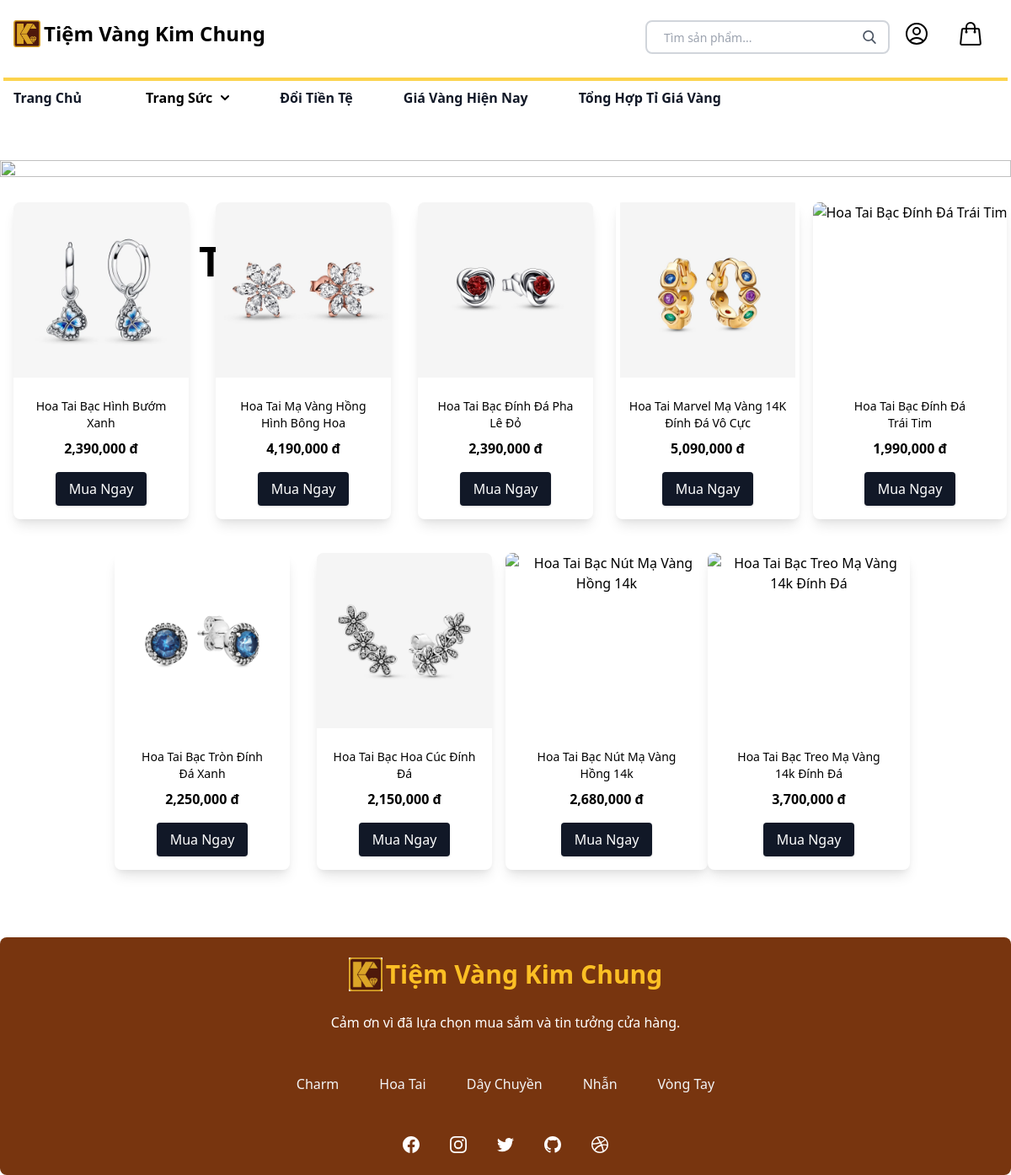
Screenshot of /home/hoatai.php with the database file from the repository.
### tables this page shows
CREATE TABLE `sanpham` (
  `MaSanPham` int(5) NOT NULL,
  `TenSanPham` varchar(100) NOT NULL,
  `MaLoaiTrangSuc` int(5) NOT NULL,
  `GiaBan` float NOT NULL,
  `MaNhaCungCap` int(5) NOT NULL,
  `MoTa` varchar(1000) NOT NULL,
  `Anh` varchar(100) NOT NULL,
  `Anh2` varchar(100) NOT NULL,
  `Anh3` varchar(100) NOT NULL,
  `SoLuong` varchar(50) NOT NULL
);

### home/hoatai.php (the view, shortened to what this page needs)
<?php include '../home/header.php'; ?>
<section class="pt-10">
    <div class="relative pb-6">
        <img src="uploads/bg-hoatai.jpg" class="w-full h-full object-cover">
        <div class="absolute inset-0 flex items-start justify-start p-4 md:absolute md:pt-24 md:pl-32 ">
          <p class="md:text-5xl font-bold sm:text-xl">Hoa Tai</p>
        </div>
    </div>
    <div class="flex flex-wrap justify-center">
        <?php
        $query = "SELECT * FROM sanpham WHERE MaLoaiTrangSuc = 1";
        $result = mysqli_query($conn, $query);
        if (mysqli_num_rows($result) > 0) {
            while ($row = mysqli_fetch_assoc($result)) {
                $productTitle = $row['TenSanPham'];
                $productPrice = $row['GiaBan'];
                $productId = $row['MaSanPham'];
                $shortTitle = strlen($productTitle) > 30 ? wordwrap($productTitle, 30, "<br>", true) : $productTitle;
        ?>
        <div class="md:flex md:flex-row md:justify-center w-full md:w-1/5 pb-10 transition duration-300 transform hover:scale-110">
            <div class="max-w-sm mx-auto bg-white rounded-lg overflow-hidden shadow-lg h-full">
                <div class="text-center items-center">
                    <a href="xemchitiet.php?id=<?= $productId ?>" class="hover-trigger relative block">
                    </a>
                </div>
                <div class="p-4">
                    <h3 class="text-sm text-center mt-2" style="height: 40px; overflow: hidden;"><a href="xemchitiet.php?id=<?= $productId ?>"><?= $shortTitle ?></a></h3>
                    <p class="text-center font-bold mt-2"><?= number_format($productPrice, 0, '.', ',') ?> đ</p>
                    <div class="flex justify-center mt-4">
                        <a href="xemchitiet.php?id=<?= $productId ?>" class="inline-block px-4 py-2 bg-gray-900 hover:bg-yellow-600 text-white rounded shadow">Mua Ngay</a>
                    </div>
                </div>
            </div>
        </div>
        <?php
            }
        } else {
            echo "Không tìm thấy sản phẩm.";
        }
        ?>
    </div>
</section>
<?php include '../home/footer.php'; ?>

### rows the page displays
sanpham: TenSanPham "Hoa Tai Bạc Hình Bướm Xanh", GiaBan "2,390,000"
sanpham: TenSanPham "Hoa Tai Mạ Vàng Hồng Hình Bông Hoa", GiaBan "4,190,000"
sanpham: TenSanPham "Hoa Tai Bạc Đính Đá Pha Lê Đỏ", GiaBan "2,390,000"
sanpham: TenSanPham "Hoa Tai Marvel Mạ Vàng 14K Đính Đá Vô Cực", GiaBan "5,090,000"
sanpham: TenSanPham "Hoa Tai Bạc Đính Đá Trái Tim", GiaBan "1,990,000"
sanpham: TenSanPham "Hoa Tai Bạc Tròn Đính Đá Xanh", GiaBan "2,250,000"
sanpham: TenSanPham "Hoa Tai Bạc Hoa Cúc Đính Đá", GiaBan "2,150,000"
sanpham: TenSanPham "Hoa Tai Bạc Nút Mạ Vàng Hồng 14k", GiaBan "2,680,000"
sanpham: TenSanPham "Hoa Tai Bạc Treo Mạ Vàng 14k Đính Đá", GiaBan "3,700,000"
